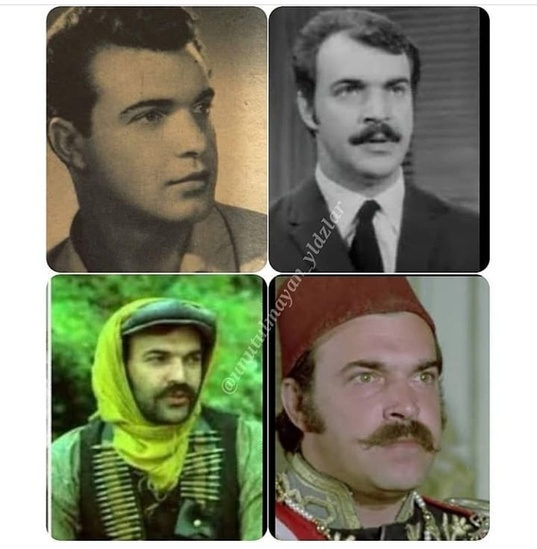
#> input picture test_data/izmir/2298767107644737348.jpg, 537 x 549 px, shrunk from 720 x 736 before the run; its folder holds 4 pictures in this run
$ jupyter execute get_duplicated_images.ipynb
#> lines starting #> are read from the running program, lines starting #| are printed output that depends on the picture
[cell 1]
import glob
import os
import matplotlib.pyplot as plt
from PIL import Image

[cell 2]
city_name ='izmir' #for each city's data, you have to change this value to the corresponding city name
images_base_path = "/home/emotionlex/Documents/newest/instaturkeydata/"
images_path = images_base_path+city_name
# duplicated_blacklist = open(images_base_path+"/duplicated_blacklist.txt", "w")


# duplicated_blacklist = open(images_base_path+"/duplicated_blacklist.txt", "w")

[cell 3]
i = 0
images = {}
corrupted_image = 0
for file in glob.glob(images_path + "/*.jpg"):
    i+=1
# [12 lines of commented-out code are left out]

    try:
        s = os.path.getsize(file)
        im = Image.open(file)
#> im is the input picture: PIL image 537x549 RGB; mean R, G, B 132.2, 134.1, 112.8
        key = str(im.size[0]) + str(im.size[1]) + str(s)
#> key = '53754982983'
        if not key in images.keys():
            images[key] = 1
        else:
            images[key]+=1
            duplicated_blacklist = open(images_base_path+"/"+city_name+"_duplicated_blacklist.txt", "a")
            duplicated_blacklist.write(str(file.split('/')[-1].split('.')[0]) + '\n')
            duplicated_blacklist.close()
    except:
#         print(error)
        corrupted_image += 1

        print ("Corrupted "+city_name+" image, saving to list")
        duplicated_blacklist = open(images_base_path+"/"+city_name+"_duplicated_blacklist.txt", "a")
        duplicated_blacklist.write(str(file.split('/')[-1].split('.')[0]) + '\n')
        duplicated_blacklist.close()


    if i%10000 == 0: print(i)

[cell 4]
values = sorted(images.values(), reverse = True)

non_unique = sum(i > 1 for i in values)
unique = sum(i == 1 for i in values)
doubled = sum(i == 2 for i in values)
triple = sum(i == 3 for i in values)

[cell 5]
print ("Total different "+city_name+" images: " + str(len(values)))
print ("Non Unique "+city_name+" images: " + str(non_unique))
print ("Unique "+city_name+" images: " + str(unique))
print ("Double "+city_name+" images: " + str(doubled))
print ("Triple "+city_name+" images: " + str(triple))

print ("More repeated "+city_name+" images: " + str(values[0]))
print('Number of corupted images ',corrupted_image)

[cell 6]
# -- Plot histogram
plt.hist(values[:50])
plt.title("Gaussian Histogram")
plt.xlabel("Value")
plt.ylabel("Frequency")
fig = plt.gcf()
plt.show()
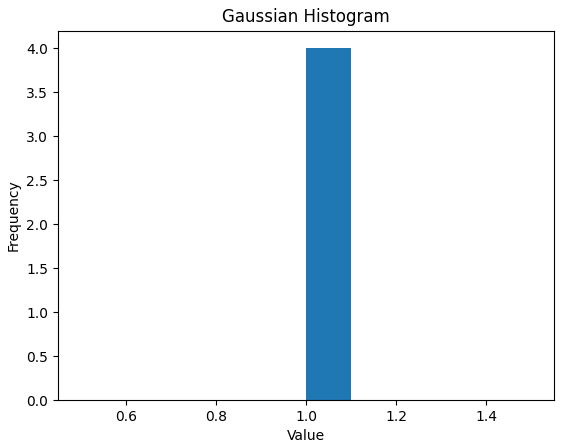
#> figure drawn by matplotlib, 1 panel; tallest bar 4 high, from x = 1 to 1.1
